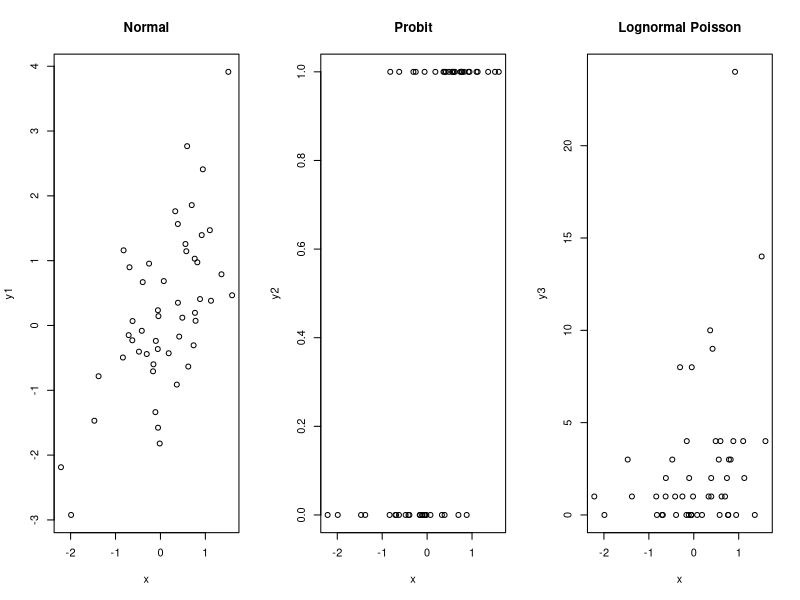

Reproduce this figure in R. (Note: this script raises an error after producing the figure.)
####################################
#   HMSC lab, BIOS5211/9211 2021   #
#           EXERCISE 1             #
####################################
#by Ryan Burner, Luke Powell, Lukas Drag, and Eva Lieungh
#for questions after the lab contact Ryan at ryan.burner@outlook.com or Eva at eva.lieungh@nhm.uio.no
#most of this code is from Otso Ovakainen and Nerea Abrego's 2020 book:
# https://www.cambridge.org/us/academic/subjects/life-sciences/ecology-and-conservation/joint-species-distribution-modelling-applications-r?format=PB&isbn=9781108716789
# For more information and useful links, including executable scripts and course materials from a 2020 5-day course, see here: https://www2.helsinki.fi/en/researchgroups/statistical-ecology/hmsc 
################################################################

# NB! Before starting on this script, you should have gone through the 'Lab7_prep.R' script! If not, you need to load some libraries to continue. (Un-comment the next lines with Ctrl+Shift+C !)
# library(ggplot2)
# library(gridExtra)
# library(lme4)
# library(MASS)
# library(Hmsc)
# library(abind)
# library(ape)
# library(corrplot)
# library(plot.matrix)
# library(Rlab)
# library(usdm)



############################
#      EXERCISE 1          #
# Fit and evaluate a basic #
# model with several types #
# of response variables    #
############################

#simulate response data (y)
#response to one covariate (x)
#you can imagine this is the body mass, occurrence and counts of one species, and its response to forest cover
set.seed(1) 
n = 50
x = rnorm(n)
beta1 = 0 #note: we are setting the intercept here for the simulated data
beta2 = 1 #note: we are setting the coefficient for the X covariate here
L = beta1 + beta2*x
y1 = L + rnorm(n, sd = 1) #normal
y2 = 1*((L + rnorm(n, sd = 1)) > 0) #pres/abs
y3 = rpois(n = n, lambda = exp(L + rnorm(n, sd = 1))) #count data

#plot the three response vars next to each other
par(mfrow = c(1,3))
#normal response variable (e.g. body mass)
plot(x,y1, main = "Normal")
#binary response (e.g. presence/absence)
plot(x,y2, main = "Probit")
#integer response (e.g. abundance counts)
plot(x,y3, main = "Lognormal Poisson")
#remember, we can think of the x covariate as forest cover. It has negative values, so think of it as scaled to make sense of the plots.

#fit a frequentist linear model to the normal response variable
df = data.frame(x, y1)
m.lm = lm(y1 ~ x, data = df )
# Question! Are the model intercept and x-coefficient similar to our simulated values? Look at a summary of the linear model:
summary(m.lm)

#now we are going to use the same, simulated data to make a simple Hmsc model. First format the same data for HMSC
Y = as.matrix(y1)
XData = data.frame(x = x)
#define simple Hmsc model
m.normal = Hmsc(Y = Y, 
								XData = XData, 
								XFormula = ~ x
								)

# the model is now defined, but not fitted. The parameters need to be estimated.
#set mcmc settings
nChains = 2 # number of mcmc chains
thin = 5 # number of MCMC steps between each recording of samples from the posterior
samples = 1000 # samples per chain
transient = 500*thin # burn-in length
verbose = 500*thin # frequency of progress reporting (messages appearing in console)

#fit the model
m.normal = sampleMcmc(m.normal, thin = thin, samples = samples,
                      transient = transient, nChains = nChains,
                      verbose = verbose) #while you are waiting, you could watch this video: https://www.youtube.com/watch?v=XV4yj4T4PBQ&ab_channel=pasky007
#Question! Look in the Console. What is the difference between 'transient' and 'sampling'?

#extract mcmc chains for each parameter so we can inspect them
mpost = convertToCodaObject(m.normal)

#summarize results
# Question! Are the model intercept and x-coefficient similar to our simulated values? Look at a summary of the Hmsc model:
summary(mpost$Beta) 
#note that a 'Beta' in Hmsc lingo = a regression coefficient
#remember that in Bayesian models we don't have to calculate 95% CIs from the SD.
#instead, we just look at the mcmc sample distributions

#to calculate model fit, we can compare the model predictions to the actual data
preds = computePredictedValues(m.normal)
MF = evaluateModelFit(hM = m.normal, predY = preds)
#this is our r2 value for the model
MF$R2

# Question! Can you write a plain-language description of the results of these two models (linear and Hmsc)? How does the imaginary species' body mass vary with forest cover?


#Ok, we have some results from two models, but...
#before we trust the HMSC model we need to know if:
# 1) the mcmc chains 'converged' on the same estimate for all parameters
# 2) the mcmc chains were long enough, and not too autocorrelated, to give us enough samples to describe the distribution

#take a look at the chains
plot(mpost$Beta) # you might need to make plot window bigger for this one
#Question! Is the chain convergence OK? Why, or why not? What would you do to improve convergence?

#our sample size is the number of samples in all chains combined
#but are all these samples independent? If they are correlated, we have less information than the number of samples would indicate
#check effective sample size (ESS)
effectiveSize(mpost$Beta) #sample size left, ESS right
#Question! Is there evidence of autocorrelation? How does ESS compare with raw sample size in this Hmsc model? What could you do to improve the ESS?

#To understand if the chains converged on similar values, we calculate the'potential scale reduction faction' (psrf)
#aka 'Gelman' diagnostics, it tells us what we would have to multiply the smaller chain by to make it equal to the bigger one
# 1 = perfect; under 1.05 or less is probably good (in larger models, most under 1.1 probably ok)
gelman.diag(mpost$Beta,multivariate = FALSE)$psrf

#good also to check model assumptions
#here for linear model
nres.lm = rstandard(m.lm) # regression deletion diagnostics
preds.lm = fitted.values(m.lm)
par(mfrow = c(1,2))
hist(nres.lm, las = 1) # should be normally distributed
plot(preds.lm, nres.lm, las = 1) # should not have clear trend
abline(a = 0, b = 0)
#Question! Does it look OK? Why or why not?

#now for the Hmsc model
preds.mean = apply(preds, FUN = mean, MARGIN = 1)
nres = scale(y1-preds.mean)
par(mfrow = c(1,2))
hist(nres)
plot(preds.mean, nres)
abline(a = 0, b = 0)

######################################################
# Progress check! How are you doing on time? If you are approaching halfway through the lab time, maybe skip (or go really fast through) the rest of this exercise and rather start Exercise 2 in Lab7_HMSC_2.R
# The rest of this exercise goes through mostly the same steps, but for the presence-absence and count data types.
######################################################

#now, let's consider different response variable types
#we just fit a model to normally distributed data above (called m.normal)...
#but for presence/absence, you want a probit distribution
# so we fit a new model with y2 data (instead of y1), same as before
Y = as.matrix(y2) #remember we simulated probit data above
m.probit = Hmsc(Y = Y, 
								XData = XData, 
								XFormula = ~ x,
                distr = "probit" # distribution defined here
								)

m.probit = sampleMcmc(m.probit, thin = thin, samples = samples,
                      transient = transient, nChains = nChains, verbose = verbose)

m.probit

#check convergence again
mpost = convertToCodaObject(m.probit)
#Gelman psrf
gelman.diag(mpost$Beta,multivariate = FALSE)$psrf
#ESS (effective sample size)
effectiveSize(mpost$Beta) 

#Question! Why is the Effective Sample Size smaller than in the normal model?

#check estimates
round(summary(mpost$Beta)$quantiles, 2)

#Question! How do the estimates look, compared to the previous two models? Why? 

#now lets look at fit
preds = computePredictedValues(m.probit)
evaluateModelFit(hM = m.probit, predY = preds)
#Look at the object that just printed. It has several values
#RMSE is mean square error (a measure of model fit)
#AUC is area under the curve (ranges from 0 to 1, 0.5 is as good as random model)
#TjurR2 is an r2 value used for pres/abs data (regular r2 isn't a good choice for binary models)

#now let's do all the same for count data
Y = as.matrix(y3)
m.lognormal.poisson = Hmsc(Y = Y, 
													 XData = XData, 
													 XFormula = ~ x,
                           distr = "lognormal poisson"
													 )
m.lognormal.poisson = sampleMcmc(m.lognormal.poisson,
                                 thin = thin, samples = samples,
                                 transient = transient,
                                 nChains = nChains,
                                 verbose = verbose)
m.lognormal.poisson

#Question! The following steps should be looking familiar now. Can you annotate each one and interpret them?
mpost = convertToCodaObject(m.lognormal.poisson)
effectiveSize(mpost$Beta)
gelman.diag(mpost$Beta,multivariate = FALSE)$psrf
round(summary(mpost$Beta)$quantiles,2)
preds = computePredictedValues(m.lognormal.poisson,
                               expected = FALSE)
evaluateModelFit(hM = m.lognormal.poisson, predY = preds)
#now we have even more measures of fit -- briefly, those starting with 'O.' refer to pres/abs prediction
#and those starting with 'C.' refer to numeric count prediction

#now we'll make model predictions across a gradient of Y values for each of the 3 models
#grey points are raw data, ribbons are 95% CIs
#these ribbons provide estimates of the true value of Y at each value of X
par(mfrow = c(1,3))
for (i in 1:3){
  m = switch (i, m.normal,m.probit, m.lognormal.poisson)
  Gradient = constructGradient(m, focalVariable = "x")
  predY = predict(m, Gradient = Gradient, expected = TRUE)
  plotGradient(m, Gradient, pred = predY, measure = "Y",showPosteriorSupport = FALSE,
               index = 1, showData = TRUE, main = c("Normal",
                                                    "Probit",
               																		  "Lognormal Poisson")[i])
}

# Question! How do the modelled responses compare to the data we plotted at the beginning?


######################################################
#Congratulations, you made it to the end of Exercise 1!
#Did you know that sloths are faster in water than on the ground?

#Now have a short break and then do Exercise 2!